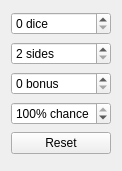
<?xml version="1.0" encoding="UTF-8"?>
<ui version="4.0">
 <class>SpecialDamageWidget</class>
 <widget class="QWidget" name="SpecialDamageWidget">
  <property name="geometry">
   <rect>
    <x>0</x>
    <y>0</y>
    <width>120</width>
    <height>171</height>
   </rect>
  </property>
  <property name="windowTitle">
   <string>Form</string>
  </property>
  <layout class="QVBoxLayout" name="verticalLayout">
   <item>
    <widget class="QSpinBox" name="number">
     <property name="suffix">
      <string> dice</string>
     </property>
     <property name="minimum">
      <number>0</number>
     </property>
     <property name="maximum">
      <number>20</number>
     </property>
    </widget>
   </item>
   <item>
    <widget class="QSpinBox" name="sides">
     <property name="suffix">
      <string> sides</string>
     </property>
     <property name="minimum">
      <number>2</number>
     </property>
     <property name="maximum">
      <number>20</number>
     </property>
    </widget>
   </item>
   <item>
    <widget class="QSpinBox" name="bonus">
     <property name="suffix">
      <string> bonus</string>
     </property>
     <property name="maximum">
      <number>10</number>
     </property>
    </widget>
   </item>
   <item>
    <widget class="QSpinBox" name="chance">
     <property name="suffix">
      <string>% chance</string>
     </property>
     <property name="maximum">
      <number>100</number>
     </property>
     <property name="value">
      <number>100</number>
     </property>
    </widget>
   </item>
   <item>
    <widget class="QPushButton" name="reset">
     <property name="text">
      <string>Reset</string>
     </property>
    </widget>
   </item>
  </layout>
 </widget>
 <resources/>
 <connections/>
</ui>
